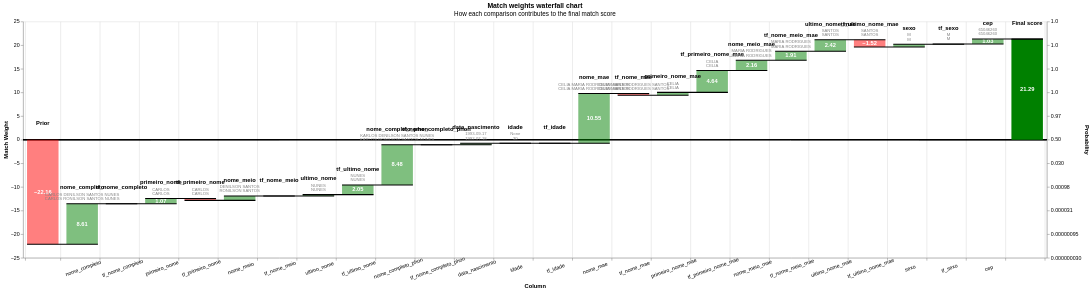

Source (notebook cell):
### Markdown cell above
## 6. Erros de predição

Waterfall dos pares em que o modelo discorda da coorte, no threshold escolhido.
Falsos negativos que não passaram por nenhuma blocking rule não aparecem aqui —
esses são perda de blocking, não de scoring, e são medidos na seção 7.

### Code cell
THRESHOLD_AVALIACAO = 0.95

records_fp = linker.evaluation.prediction_errors_from_labels_table(
    labels_sdf,
    threshold_match_probability=THRESHOLD_AVALIACAO,
    include_false_negatives=False,
    include_false_positives=True,
).as_record_dict(limit=20)
print('Falsos positivos (amostra):', len(records_fp))
if records_fp:
    display(linker.visualisations.waterfall_chart(records_fp, filter_nulls=False))

### Figure 1 — Vega-Lite specification as saved in the notebook (floating-point values rounded to 4 significant figures; data arrays with more than 128 entries replaced by an {"elided": "..."} marker saying what was removed)
{"config": {"view": {"continuousWidth": 400, "continuousHeight": 300}}, "layer": [{"layer": [{"mark": "rule", "encoding": {"color": {"value": "black"}, "size": {"value": 0.5}, "y": {"field": "zero", "type": "quantitative"}}}, {"mark": {"type": "bar", "width": 60}, "encoding": {"color": {"condition": {"test": "(datum.log2_bayes_factor < 0)", "value": "red"}, "value": "green"}, "opacity": {"condition": {"test": "datum.column_name == 'Prior match weight' || datum.column_name == 'Final score'", "value": 1}, "value": 0.5}, "tooltip": [{"field": "column_name", "title": "Comparison column", "type": "nominal"}, {"field": "value_l", "title": "Value (L)", "type": "nominal"}, {"field": "value_r", "title": "Value (R)", "type": "nominal"}, {"field": "label_for_charts", "title": "Label", "type": "ordinal"}, {"field": "sql_condition", "title": "SQL condition", "type": "nominal"}, {"field": "comparison_vector_value", "title": "Comparison vector value", "type": "nominal"}, {"field": "bayes_factor", "format": ",.4f", "title": "Bayes factor = m/u", "type": "quantitative"}, {"field": "log2_bayes_factor", "format": ",.4f", "title": "Match weight = log2(m/u)", "type": "quantitative"}, {"field": "prob", "format": ".4f", "title": "Cumulative match probability", "type": "quantitative"}, {"field": "bayes_factor_description", "title": "Match weight description", "type": "nominal"}], "x": {"axis": {"grid": true, "labelAlign": "center", "labelAngle": -20, "labelExpr": "datum.value == 'Prior' || datum.value == 'Final score' ? '' : datum.value", "labelPadding": 10, "tickBand": "extent", "title": "Column"}, "field": "column_name", "sort": {"field": "bar_sort_order", "order": "ascending"}, "type": "nominal"}, "y": {"axis": {"grid": false, "orient": "left", "title": "Match Weight"}, "field": "previous_sum", "type": "quantitative"}, "y2": {"field": "sum"}}}, {"mark": {"type": "text", "fontWeight": "bold"}, "encoding": {"color": {"value": "white"}, "text": {"condition": {"test": "abs(datum.log2_bayes_factor) > 1", "field": "log2_bayes_factor", "format": ".2f", "type": "nominal"}, "value": ""}, "x": {"axis": {"labelAngle": -20, "title": "Column"}, "field": "column_name", "sort": {"field": "bar_sort_order", "order": "ascending"}, "type": "nominal"}, "y": {"axis": {"orient": "left"}, "field": "center", "type": "quantitative"}}}, {"mark": {"type": "text", "baseline": "bottom", "dy": -25, "fontWeight": "bold"}, "encoding": {"color": {"value": "black"}, "text": {"field": "column_name", "type": "nominal"}, "x": {"axis": {"labelAngle": -20, "title": "Column"}, "field": "column_name", "sort": {"field": "bar_sort_order", "order": "ascending"}, "type": "nominal"}, "y": {"field": "sum_top", "type": "quantitative"}}}, {"mark": {"type": "text", "baseline": "bottom", "dy": -13, "fontSize": 8}, "encoding": {"color": {"value": "grey"}, "text": {"field": "value_l", "type": "nominal"}, "x": {"axis": {"labelAngle": -20, "title": "Column"}, "field": "column_name", "sort": {"field": "bar_sort_order", "order": "ascending"}, "type": "nominal"}, "y": {"field": "sum_top", "type": "quantitative"}}}, {"mark": {"type": "text", "baseline": "bottom", "dy": -5, "fontSize": 8}, "encoding": {"color": {"value": "grey"}, "text": {"field": "value_r", "type": "nominal"}, "x": {"axis": {"labelAngle": -20, "title": "Column"}, "field": "column_name", "sort": {"field": "bar_sort_order", "order": "ascending"}, "type": "nominal"}, "y": {"field": "sum_top", "type": "quantitative"}}}]}, {"mark": {"type": "rule", "color": "black", "strokeWidth": 2, "x2Offset": 30, "xOffset": -30}, "encoding": {"x": {"axis": {"labelAngle": -20, "title": "Column"}, "field": "column_name", "sort": {"field": "bar_sort_order", "order": "ascending"}, "type": "nominal"}, "x2": {"field": "lead"}, "y": {"axis": {"labelExpr": "format(1 / (1 + pow(2, -1*datum.value)), '.2r')", "orient": "right", "title": "Probability"}, "field": "sum", "scale": {"zero": false}, "type": "quantitative"}}}], "data": {"name": "data-e8f6766657cfbfe5448cd38bb5691eaf"}, "height": 450, "params": [{"name": "record_number", "bind": {"input": "range", "max": 19, "min": 0, "step": 1}, "value": 0}], "resolve": {"axis": {"y": "independent"}}, "title": {"text": "Match weights waterfall chart", "subtitle": "How each comparison contributes to the final match score"}, "transform": [{"filter": "(datum.record_number == record_number)"}, {"window": [{"op": "sum", "field": "log2_bayes_factor", "as": "sum"}, {"op": "lead", "field": "column_name", "as": "lead"}], "frame": [null, 0]}, {"calculate": "datum.column_name === \"Final score\" ? datum.sum - datum.log2_bayes_factor : datum.sum", "as": "sum"}, {"calculate": "datum.lead === null ? datum.column_name : datum.lead", "as": "lead"}, {"calculate": "datum.column_name === \"Final score\" || datum.column_name === \"Prior match weight\" ? 0 : datum.sum - datum.log2_bayes_factor", "as": "previous_sum"}, {"calculate": "datum.sum > datum.previous_sum ? datum.column_name : \"\"", "as": "top_label"}, {"calculate": "datum.sum < datum.previous_sum ? datum.column_name : \"\"", "as": "bottom_label"}, {"calculate": "datum.sum > datum.previous_sum ? datum.sum : datum.previous_sum", "as": "sum_top"}, {"calculate": "datum.sum < datum.previous_sum ? datum.sum : datum.previous_sum", "as": "sum_bottom"}, {"calculate": "(datum.sum + datum.previous_sum) / 2", "as": "center"}, {"calculate": "(datum.log2_bayes_factor > 0 ? \"+\" : \"\") + datum.log2_bayes_factor", "as": "text_log2_bayes_factor"}, {"calculate": "datum.sum < datum.previous_sum ? 4 : -4", "as": "dy"}, {"calculate": "datum.sum < datum.previous_sum ? \"top\" : \"bottom\"", "as": "baseline"}, {"calculate": "1. / (1 + pow(2, -1.*datum.sum))", "as": "prob"}, {"calculate": "0*datum.sum", "as": "zero"}], "width": {"step": 75}, "$schema": "https://vega.github.io/schema/vega-lite/v5.9.3.json", "datasets": {"data-e8f6766657cfbfe5448cd38bb5691eaf": {"elided": "520 records"}}}
